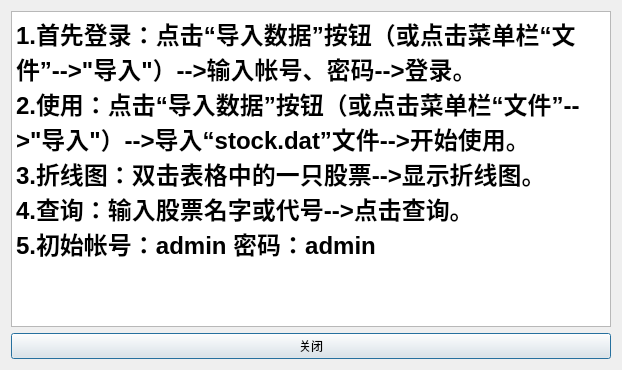
<?xml version="1.0" encoding="UTF-8"?>
<ui version="4.0">
 <class>Help</class>
 <widget class="QDialog" name="Help">
  <property name="geometry">
   <rect>
    <x>0</x>
    <y>0</y>
    <width>622</width>
    <height>370</height>
   </rect>
  </property>
  <property name="windowTitle">
   <string>帮助</string>
  </property>
  <layout class="QGridLayout" name="gridLayout">
   <item row="0" column="0">
    <widget class="QTextEdit" name="textEdit">
     <property name="html">
      <string>&lt;!DOCTYPE HTML PUBLIC &quot;-//W3C//DTD HTML 4.0//EN&quot; &quot;http://www.w3.org/TR/REC-html40/strict.dtd&quot;&gt;
&lt;html&gt;&lt;head&gt;&lt;meta name=&quot;qrichtext&quot; content=&quot;1&quot; /&gt;&lt;style type=&quot;text/css&quot;&gt;
p, li { white-space: pre-wrap; }
&lt;/style&gt;&lt;/head&gt;&lt;body style=&quot; font-family:'Sans'; font-size:10pt; font-weight:400; font-style:normal;&quot;&gt;
&lt;table border=&quot;0&quot; style=&quot;-qt-table-type: root; margin-top:4px; margin-bottom:4px; margin-left:4px; margin-right:4px;&quot;&gt;
&lt;tr&gt;
&lt;td style=&quot;border: none;&quot;&gt;
&lt;p style=&quot; margin-top:0px; margin-bottom:0px; margin-left:0px; margin-right:0px; -qt-block-indent:0; text-indent:0px;&quot;&gt;&lt;span style=&quot; font-size:18pt; font-weight:600;&quot;&gt;1.首先登录：点击“导入数据”按钮（或点击菜单栏“文件”&lt;/span&gt;&lt;span style=&quot; font-size:18pt; font-weight:600;&quot;&gt;--&amp;gt;&amp;quot;导入&amp;quot;）--&amp;gt;输入帐号、密码--&amp;gt;登录。&lt;/span&gt;&lt;/p&gt;
&lt;p style=&quot; margin-top:0px; margin-bottom:0px; margin-left:0px; margin-right:0px; -qt-block-indent:0; text-indent:0px;&quot;&gt;&lt;span style=&quot; font-size:18pt; font-weight:600;&quot;&gt;2.使用：点击“导入数据”按钮（或点击菜单栏“文件”--&amp;gt;&amp;quot;导入&amp;quot;）--&amp;gt;导入“stock.dat”文件--&amp;gt;开始使用。&lt;/span&gt;&lt;/p&gt;
&lt;p style=&quot; margin-top:0px; margin-bottom:0px; margin-left:0px; margin-right:0px; -qt-block-indent:0; text-indent:0px;&quot;&gt;&lt;span style=&quot; font-size:18pt; font-weight:600;&quot;&gt;3.折线图：双击表格中的一只股票--&amp;gt;显示折线图。&lt;/span&gt;&lt;/p&gt;
&lt;p style=&quot; margin-top:0px; margin-bottom:0px; margin-left:0px; margin-right:0px; -qt-block-indent:0; text-indent:0px;&quot;&gt;&lt;span style=&quot; font-size:18pt; font-weight:600;&quot;&gt;4.查询：输入股票名字或代号--&amp;gt;点击查询。&lt;/span&gt;&lt;/p&gt;
&lt;p style=&quot; margin-top:0px; margin-bottom:0px; margin-left:0px; margin-right:0px; -qt-block-indent:0; text-indent:0px;&quot;&gt;&lt;span style=&quot; font-size:18pt; font-weight:600;&quot;&gt;5.初始帐号：admin 密码：admin&lt;/span&gt;&lt;/p&gt;&lt;/td&gt;&lt;/tr&gt;&lt;/table&gt;&lt;/body&gt;&lt;/html&gt;</string>
     </property>
    </widget>
   </item>
   <item row="1" column="0">
    <widget class="QPushButton" name="pushButton">
     <property name="text">
      <string>关闭</string>
     </property>
    </widget>
   </item>
  </layout>
 </widget>
 <resources/>
 <connections/>
</ui>
